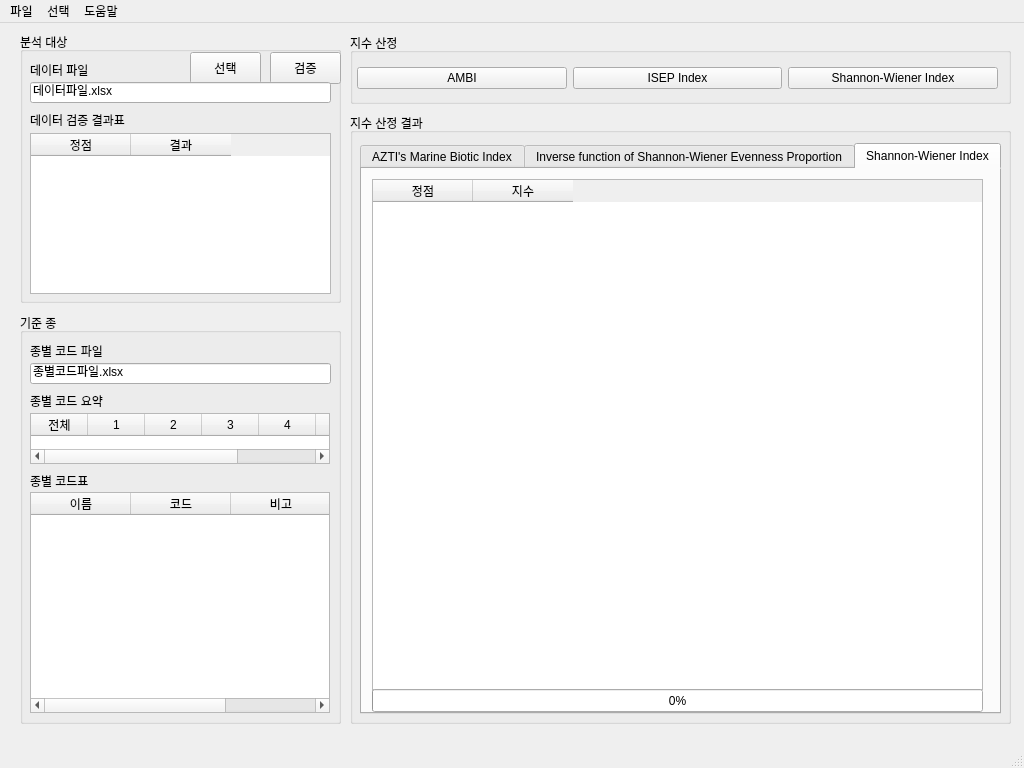
<?xml version="1.0" encoding="UTF-8"?>
<ui version="4.0">
 <class>tmh_main_window</class>
 <widget class="QMainWindow" name="tmh_main_window">
  <property name="geometry">
   <rect>
    <x>0</x>
    <y>0</y>
    <width>1024</width>
    <height>768</height>
   </rect>
  </property>
  <property name="windowTitle">
   <string>지수 산정 도구 V1.0</string>
  </property>
  <widget class="QWidget" name="tmh_central_box">
   <widget class="QGroupBox" name="tmh_standard_box">
    <property name="geometry">
     <rect>
      <x>20</x>
      <y>290</y>
      <width>321</width>
      <height>411</height>
     </rect>
    </property>
    <property name="title">
     <string>기준 종</string>
    </property>
    <widget class="QTableWidget" name="tmh_standard_box_result">
     <property name="geometry">
      <rect>
       <x>10</x>
       <y>179</y>
       <width>300</width>
       <height>221</height>
      </rect>
     </property>
     <column>
      <property name="text">
       <string>이름</string>
      </property>
     </column>
     <column>
      <property name="text">
       <string>코드</string>
      </property>
     </column>
     <column>
      <property name="text">
       <string>비고</string>
      </property>
     </column>
    </widget>
    <widget class="QLineEdit" name="tmh_standard_box_Input">
     <property name="geometry">
      <rect>
       <x>10</x>
       <y>50</y>
       <width>301</width>
       <height>21</height>
      </rect>
     </property>
     <property name="text">
      <string>종별코드파일.xlsx</string>
     </property>
    </widget>
    <widget class="QLabel" name="tmh_standard_box_title1">
     <property name="geometry">
      <rect>
       <x>10</x>
       <y>30</y>
       <width>261</width>
       <height>16</height>
      </rect>
     </property>
     <property name="text">
      <string>종별 코드 파일</string>
     </property>
    </widget>
    <widget class="QLabel" name="tmh_standard_box_title2">
     <property name="geometry">
      <rect>
       <x>10</x>
       <y>80</y>
       <width>261</width>
       <height>16</height>
      </rect>
     </property>
     <property name="text">
      <string>종별 코드 요약</string>
     </property>
    </widget>
    <widget class="QTableWidget" name="tmh_standard_box_outline">
     <property name="geometry">
      <rect>
       <x>10</x>
       <y>100</y>
       <width>300</width>
       <height>51</height>
      </rect>
     </property>
     <attribute name="horizontalHeaderDefaultSectionSize">
      <number>57</number>
     </attribute>
     <column>
      <property name="text">
       <string>전체</string>
      </property>
     </column>
     <column>
      <property name="text">
       <string>1</string>
      </property>
     </column>
     <column>
      <property name="text">
       <string>2</string>
      </property>
     </column>
     <column>
      <property name="text">
       <string>3</string>
      </property>
     </column>
     <column>
      <property name="text">
       <string>4</string>
      </property>
     </column>
     <column>
      <property name="text">
       <string>5</string>
      </property>
     </column>
     <column>
      <property name="text">
       <string>미할당</string>
      </property>
     </column>
    </widget>
    <widget class="QLabel" name="tmh_standard_box_title3">
     <property name="geometry">
      <rect>
       <x>10</x>
       <y>160</y>
       <width>261</width>
       <height>16</height>
      </rect>
     </property>
     <property name="text">
      <string>종별 코드표</string>
     </property>
    </widget>
   </widget>
   <widget class="QGroupBox" name="tmh_validate_box">
    <property name="geometry">
     <rect>
      <x>20</x>
      <y>9</y>
      <width>321</width>
      <height>271</height>
     </rect>
    </property>
    <property name="title">
     <string>분석 대상</string>
    </property>
    <widget class="QLabel" name="tmh_validate_box_title1">
     <property name="geometry">
      <rect>
       <x>10</x>
       <y>30</y>
       <width>131</width>
       <height>16</height>
      </rect>
     </property>
     <property name="text">
      <string>데이터 파일</string>
     </property>
    </widget>
    <widget class="QPushButton" name="tmh_validate_box_validate_btn">
     <property name="geometry">
      <rect>
       <x>250</x>
       <y>20</y>
       <width>71</width>
       <height>32</height>
      </rect>
     </property>
     <property name="text">
      <string>검증</string>
     </property>
    </widget>
    <widget class="QPushButton" name="tmh_validate_box_select_btn">
     <property name="geometry">
      <rect>
       <x>170</x>
       <y>20</y>
       <width>71</width>
       <height>32</height>
      </rect>
     </property>
     <property name="text">
      <string>선택</string>
     </property>
    </widget>
    <widget class="QLineEdit" name="tmh_validate_box_input">
     <property name="geometry">
      <rect>
       <x>10</x>
       <y>50</y>
       <width>301</width>
       <height>21</height>
      </rect>
     </property>
     <property name="text">
      <string>데이터파일.xlsx</string>
     </property>
    </widget>
    <widget class="QTableWidget" name="tmh_validate_box_result">
     <property name="geometry">
      <rect>
       <x>10</x>
       <y>101</y>
       <width>301</width>
       <height>161</height>
      </rect>
     </property>
     <column>
      <property name="text">
       <string>정점</string>
      </property>
     </column>
     <column>
      <property name="text">
       <string>결과</string>
      </property>
     </column>
    </widget>
    <widget class="QLabel" name="tmh_validate_box_title2">
     <property name="geometry">
      <rect>
       <x>10</x>
       <y>80</y>
       <width>301</width>
       <height>16</height>
      </rect>
     </property>
     <property name="text">
      <string>데이터 검증 결과표</string>
     </property>
    </widget>
   </widget>
   <widget class="QGroupBox" name="tmh_select_index_box">
    <property name="geometry">
     <rect>
      <x>350</x>
      <y>10</y>
      <width>661</width>
      <height>71</height>
     </rect>
    </property>
    <property name="title">
     <string>지수 산정</string>
    </property>
    <widget class="QWidget" name="gridLayoutWidget">
     <property name="geometry">
      <rect>
       <x>7</x>
       <y>29</y>
       <width>641</width>
       <height>32</height>
      </rect>
     </property>
     <layout class="QGridLayout" name="tmh_index_tab">
      <item row="0" column="0">
       <widget class="QPushButton" name="tmh_index_AMBI">
        <property name="text">
         <string>AMBI</string>
        </property>
       </widget>
      </item>
      <item row="0" column="1">
       <widget class="QPushButton" name="tmh_index_ISEP">
        <property name="text">
         <string>ISEP Index</string>
        </property>
       </widget>
      </item>
      <item row="0" column="2">
       <widget class="QPushButton" name="tmh_index_SW">
        <property name="text">
         <string>Shannon-Wiener Index</string>
        </property>
       </widget>
      </item>
     </layout>
    </widget>
   </widget>
   <widget class="QGroupBox" name="tmh_result_box">
    <property name="geometry">
     <rect>
      <x>350</x>
      <y>90</y>
      <width>661</width>
      <height>611</height>
     </rect>
    </property>
    <property name="title">
     <string>지수 산정 결과</string>
    </property>
    <widget class="QTabWidget" name="tmh_result_tab">
     <property name="geometry">
      <rect>
       <x>10</x>
       <y>30</y>
       <width>641</width>
       <height>571</height>
      </rect>
     </property>
     <property name="font">
      <font>
       <weight>50</weight>
       <bold>false</bold>
      </font>
     </property>
     <property name="currentIndex">
      <number>2</number>
     </property>
     <widget class="QWidget" name="tmh_AZTI_tab">
      <attribute name="title">
       <string>AZTI's Marine Biotic Index</string>
      </attribute>
      <widget class="QTableWidget" name="tmh_AZTI_result">
       <property name="geometry">
        <rect>
         <x>10</x>
         <y>10</y>
         <width>611</width>
         <height>511</height>
        </rect>
       </property>
       <column>
        <property name="text">
         <string>정점</string>
        </property>
       </column>
       <column>
        <property name="text">
         <string>지수</string>
        </property>
       </column>
      </widget>
      <widget class="QProgressBar" name="tmh_AZTI_bar">
       <property name="geometry">
        <rect>
         <x>10</x>
         <y>520</y>
         <width>611</width>
         <height>23</height>
        </rect>
       </property>
       <property name="value">
        <number>0</number>
       </property>
      </widget>
     </widget>
     <widget class="QWidget" name="tmh_inverse_SW_tab">
      <attribute name="title">
       <string>Inverse function of Shannon-Wiener Evenness Proportion</string>
      </attribute>
      <widget class="QTableWidget" name="tmh_inverse_SW_result">
       <property name="geometry">
        <rect>
         <x>10</x>
         <y>10</y>
         <width>611</width>
         <height>511</height>
        </rect>
       </property>
       <column>
        <property name="text">
         <string>정점</string>
        </property>
       </column>
       <column>
        <property name="text">
         <string>지수</string>
        </property>
       </column>
      </widget>
      <widget class="QProgressBar" name="tmh_inverse_SW_bar">
       <property name="geometry">
        <rect>
         <x>10</x>
         <y>520</y>
         <width>611</width>
         <height>23</height>
        </rect>
       </property>
       <property name="value">
        <number>0</number>
       </property>
      </widget>
     </widget>
     <widget class="QWidget" name="tmh_SW_tab">
      <attribute name="title">
       <string>Shannon-Wiener Index</string>
      </attribute>
      <widget class="QTableWidget" name="tmh_SW_result">
       <property name="geometry">
        <rect>
         <x>10</x>
         <y>10</y>
         <width>611</width>
         <height>511</height>
        </rect>
       </property>
       <column>
        <property name="text">
         <string>정점</string>
        </property>
       </column>
       <column>
        <property name="text">
         <string>지수</string>
        </property>
       </column>
      </widget>
      <widget class="QProgressBar" name="tmh_SW_bar">
       <property name="geometry">
        <rect>
         <x>10</x>
         <y>520</y>
         <width>611</width>
         <height>23</height>
        </rect>
       </property>
       <property name="value">
        <number>0</number>
       </property>
      </widget>
     </widget>
    </widget>
   </widget>
  </widget>
  <widget class="QStatusBar" name="tmh_status_bar"/>
  <widget class="QMenuBar" name="tmh_menu_bar">
   <property name="geometry">
    <rect>
     <x>0</x>
     <y>0</y>
     <width>1024</width>
     <height>28</height>
    </rect>
   </property>
   <widget class="QMenu" name="tmh_menu_file">
    <property name="title">
     <string>파일</string>
    </property>
    <addaction name="tmh_menu_file_new"/>
    <addaction name="tmh_menu_file_open"/>
    <addaction name="tmh_menu_file_recent_form"/>
    <addaction name="separator"/>
    <addaction name="tmh_menu_file_save"/>
    <addaction name="tmh_menu_file_save_as"/>
    <addaction name="tmh_menu_file_save_all"/>
    <addaction name="separator"/>
    <addaction name="tmh_menu_file_close"/>
   </widget>
   <widget class="QMenu" name="tmh_menu_options">
    <property name="title">
     <string>선택</string>
    </property>
    <addaction name="tmh_menu_options_workdir"/>
    <addaction name="tmh_menu_options_type_code"/>
    <addaction name="separator"/>
    <addaction name="separator"/>
   </widget>
   <widget class="QMenu" name="tmh_menu_help">
    <property name="title">
     <string>도움말</string>
    </property>
    <addaction name="tmh_menu_help_help"/>
    <addaction name="separator"/>
    <addaction name="tmh_menu_help_about"/>
   </widget>
   <addaction name="tmh_menu_file"/>
   <addaction name="tmh_menu_options"/>
   <addaction name="tmh_menu_help"/>
  </widget>
  <action name="tmh_menu_help_about">
   <property name="text">
    <string>이 도구에 관하여</string>
   </property>
  </action>
  <action name="tmh_menu_options_workdir">
   <property name="text">
    <string>작업 디렉토리 선택</string>
   </property>
  </action>
  <action name="tmh_menu_file_new">
   <property name="text">
    <string>신규</string>
   </property>
  </action>
  <action name="tmh_menu_file_open">
   <property name="text">
    <string>열기</string>
   </property>
  </action>
  <action name="tmh_menu_file_recent_form">
   <property name="text">
    <string>최근 작업</string>
   </property>
  </action>
  <action name="tmh_menu_file_save">
   <property name="text">
    <string>저장</string>
   </property>
  </action>
  <action name="tmh_menu_file_save_as">
   <property name="text">
    <string>다른 이름으로 저장</string>
   </property>
  </action>
  <action name="tmh_menu_file_save_all">
   <property name="text">
    <string>전체 저장</string>
   </property>
  </action>
  <action name="tmh_menu_options_type_code">
   <property name="text">
    <string>종별 코드 선택</string>
   </property>
  </action>
  <action name="tmh_menu_help_help">
   <property name="text">
    <string>도움말</string>
   </property>
  </action>
  <action name="tmh_menu_file_close">
   <property name="text">
    <string>닫기</string>
   </property>
  </action>
 </widget>
 <resources/>
 <connections>
  <connection>
   <sender>tmh_menu_file_new</sender>
   <signal>triggered()</signal>
   <receiver>tmh_main_window</receiver>
   <slot>tmh_new_file()</slot>
   <hints>
    <hint type="sourcelabel">
     <x>24</x>
     <y>4</y>
    </hint>
    <hint type="destinationlabel">
     <x>8</x>
     <y>68</y>
    </hint>
   </hints>
  </connection>
  <connection>
   <sender>tmh_menu_file_open</sender>
   <signal>triggered()</signal>
   <receiver>tmh_main_window</receiver>
   <slot>tmh_open_file()</slot>
   <hints>
    <hint type="sourcelabel">
     <x>-1</x>
     <y>-1</y>
    </hint>
    <hint type="destinationlabel">
     <x>511</x>
     <y>383</y>
    </hint>
   </hints>
  </connection>
  <connection>
   <sender>tmh_menu_file_recent_form</sender>
   <signal>triggered()</signal>
   <receiver>tmh_main_window</receiver>
   <slot>tmh_recent_file()</slot>
   <hints>
    <hint type="sourcelabel">
     <x>-1</x>
     <y>-1</y>
    </hint>
    <hint type="destinationlabel">
     <x>511</x>
     <y>383</y>
    </hint>
   </hints>
  </connection>
  <connection>
   <sender>tmh_menu_file_save</sender>
   <signal>triggered()</signal>
   <receiver>tmh_main_window</receiver>
   <slot>tmh_save_this()</slot>
   <hints>
    <hint type="sourcelabel">
     <x>-1</x>
     <y>-1</y>
    </hint>
    <hint type="destinationlabel">
     <x>511</x>
     <y>383</y>
    </hint>
   </hints>
  </connection>
  <connection>
   <sender>tmh_menu_file_save_as</sender>
   <signal>triggered()</signal>
   <receiver>tmh_main_window</receiver>
   <slot>tmh_custom_save()</slot>
   <hints>
    <hint type="sourcelabel">
     <x>-1</x>
     <y>-1</y>
    </hint>
    <hint type="destinationlabel">
     <x>511</x>
     <y>383</y>
    </hint>
   </hints>
  </connection>
  <connection>
   <sender>tmh_menu_file_save_all</sender>
   <signal>triggered()</signal>
   <receiver>tmh_main_window</receiver>
   <slot>tmh_save_all()</slot>
   <hints>
    <hint type="sourcelabel">
     <x>-1</x>
     <y>-1</y>
    </hint>
    <hint type="destinationlabel">
     <x>511</x>
     <y>383</y>
    </hint>
   </hints>
  </connection>
  <connection>
   <sender>tmh_menu_file_close</sender>
   <signal>triggered()</signal>
   <receiver>tmh_main_window</receiver>
   <slot>tmh_menu_close()</slot>
   <hints>
    <hint type="sourcelabel">
     <x>-1</x>
     <y>-1</y>
    </hint>
    <hint type="destinationlabel">
     <x>511</x>
     <y>383</y>
    </hint>
   </hints>
  </connection>
  <connection>
   <sender>tmh_menu_options_workdir</sender>
   <signal>triggered()</signal>
   <receiver>tmh_main_window</receiver>
   <slot>tmh_set_workdir()</slot>
   <hints>
    <hint type="sourcelabel">
     <x>94</x>
     <y>50</y>
    </hint>
    <hint type="destinationlabel">
     <x>511</x>
     <y>383</y>
    </hint>
   </hints>
  </connection>
  <connection>
   <sender>tmh_menu_options_type_code</sender>
   <signal>triggered()</signal>
   <receiver>tmh_main_window</receiver>
   <slot>tmh_set_type_code()</slot>
   <hints>
    <hint type="sourcelabel">
     <x>-1</x>
     <y>-1</y>
    </hint>
    <hint type="destinationlabel">
     <x>511</x>
     <y>383</y>
    </hint>
   </hints>
  </connection>
  <connection>
   <sender>tmh_menu_help_help</sender>
   <signal>triggered()</signal>
   <receiver>tmh_main_window</receiver>
   <slot>tmh_open_help()</slot>
   <hints>
    <hint type="sourcelabel">
     <x>-1</x>
     <y>-1</y>
    </hint>
    <hint type="destinationlabel">
     <x>511</x>
     <y>383</y>
    </hint>
   </hints>
  </connection>
  <connection>
   <sender>tmh_menu_help_about</sender>
   <signal>triggered()</signal>
   <receiver>tmh_main_window</receiver>
   <slot>tmh_open_info()</slot>
   <hints>
    <hint type="sourcelabel">
     <x>-1</x>
     <y>-1</y>
    </hint>
    <hint type="destinationlabel">
     <x>511</x>
     <y>383</y>
    </hint>
   </hints>
  </connection>
  <connection>
   <sender>tmh_validate_box_select_btn</sender>
   <signal>clicked()</signal>
   <receiver>tmh_main_window</receiver>
   <slot>tmh_open_file()</slot>
   <hints>
    <hint type="sourcelabel">
     <x>225</x>
     <y>72</y>
    </hint>
    <hint type="destinationlabel">
     <x>511</x>
     <y>383</y>
    </hint>
   </hints>
  </connection>
  <connection>
   <sender>tmh_index_SW</sender>
   <signal>clicked()</signal>
   <receiver>tmh_main_window</receiver>
   <slot>tmh_calc_sw_index()</slot>
   <hints>
    <hint type="sourcelabel">
     <x>892</x>
     <y>82</y>
    </hint>
    <hint type="destinationlabel">
     <x>511</x>
     <y>383</y>
    </hint>
   </hints>
  </connection>
  <connection>
   <sender>tmh_index_AMBI</sender>
   <signal>clicked()</signal>
   <receiver>tmh_main_window</receiver>
   <slot>tmh_calc_ambi()</slot>
   <hints>
    <hint type="sourcelabel">
     <x>462</x>
     <y>82</y>
    </hint>
    <hint type="destinationlabel">
     <x>511</x>
     <y>383</y>
    </hint>
   </hints>
  </connection>
  <connection>
   <sender>tmh_index_ISEP</sender>
   <signal>clicked()</signal>
   <receiver>tmh_main_window</receiver>
   <slot>tmh_calc_isep()</slot>
   <hints>
    <hint type="sourcelabel">
     <x>677</x>
     <y>82</y>
    </hint>
    <hint type="destinationlabel">
     <x>511</x>
     <y>383</y>
    </hint>
   </hints>
  </connection>
  <connection>
   <sender>tmh_validate_box_validate_btn</sender>
   <signal>clicked()</signal>
   <receiver>tmh_main_window</receiver>
   <slot>tmh_check_data()</slot>
   <hints>
    <hint type="sourcelabel">
     <x>305</x>
     <y>72</y>
    </hint>
    <hint type="destinationlabel">
     <x>511</x>
     <y>383</y>
    </hint>
   </hints>
  </connection>
 </connections>
 <slots>
  <slot>tmh_new_file()</slot>
  <slot>tmh_open_file()</slot>
  <slot>tmh_recent_file()</slot>
  <slot>tmh_save_this()</slot>
  <slot>tmh_custom_save()</slot>
  <slot>tmh_save_all()</slot>
  <slot>tmh_set_workdir()</slot>
  <slot>tmh_set_type_code()</slot>
  <slot>tmh_open_help()</slot>
  <slot>tmh_open_info()</slot>
  <slot>tmh_menu_close()</slot>
  <slot>tmh_check_data()</slot>
  <slot>tmh_change_type_code()</slot>
  <slot>tmh_calc_ambi()</slot>
  <slot>tmh_calc_isep()</slot>
  <slot>tmh_calc_sw_index()</slot>
 </slots>
</ui>
